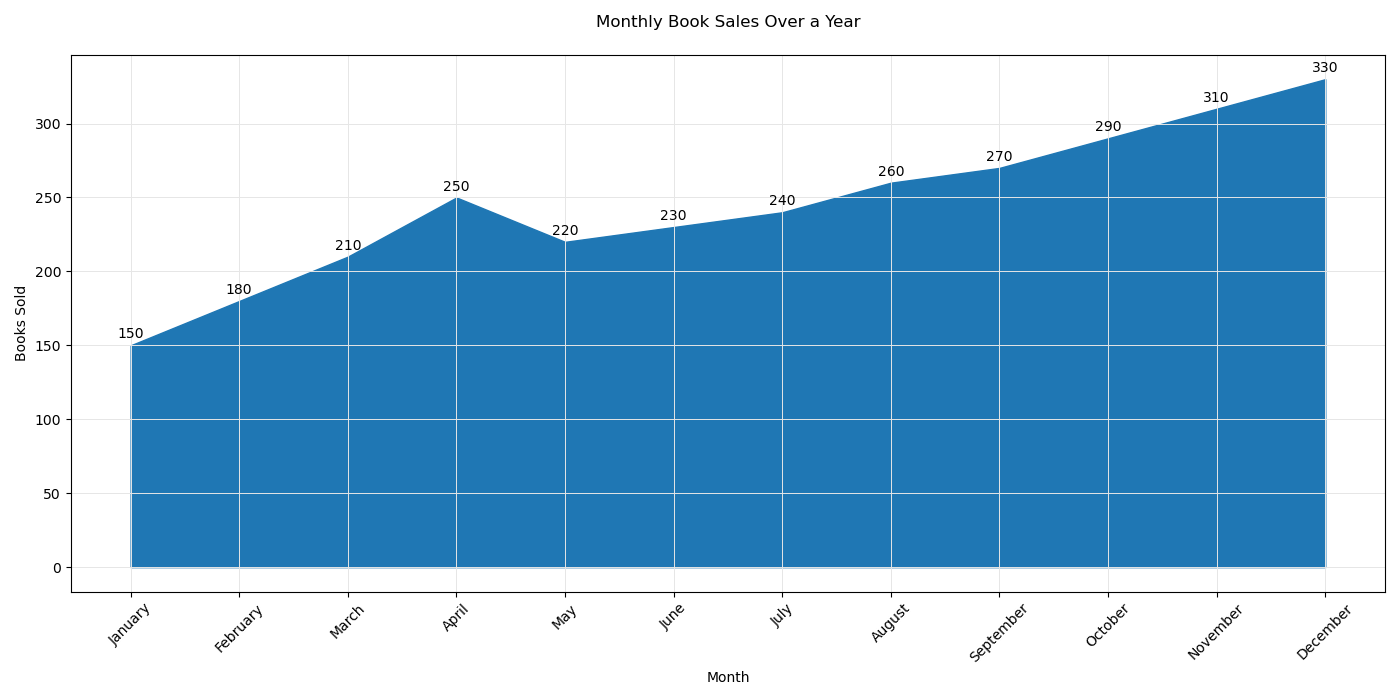

Source code (Python):

import matplotlib.pyplot as plt

# Data for plotting
months = ['January', 'February', 'March', 'April', 'May', 'June', 
          'July', 'August', 'September', 'October', 'November', 'December']

books_sold = [150, 180, 210, 250, 220, 230, 240, 260, 270, 290, 310, 330]

# Plotting the area chart
plt.figure(figsize=(14, 7))
plt.fill_between(months, books_sold, color='#1f77b4')

# Adding labels and title
plt.title('Monthly Book Sales Over a Year', pad=20)
plt.xlabel('Month')
plt.ylabel('Books Sold')

# Customizing the grid
plt.grid(True, color='#e6e6e6', linestyle='-', linewidth=0.7, which='both')

# Adjusting the x-axis labels to fit properly
plt.xticks(rotation=45)

# Adding annotations
for i, txt in enumerate(books_sold):
    plt.annotate(txt, (months[i], books_sold[i]), textcoords="offset points", xytext=(0,5), ha='center')

# Show the plot
plt.tight_layout()
plt.show()
